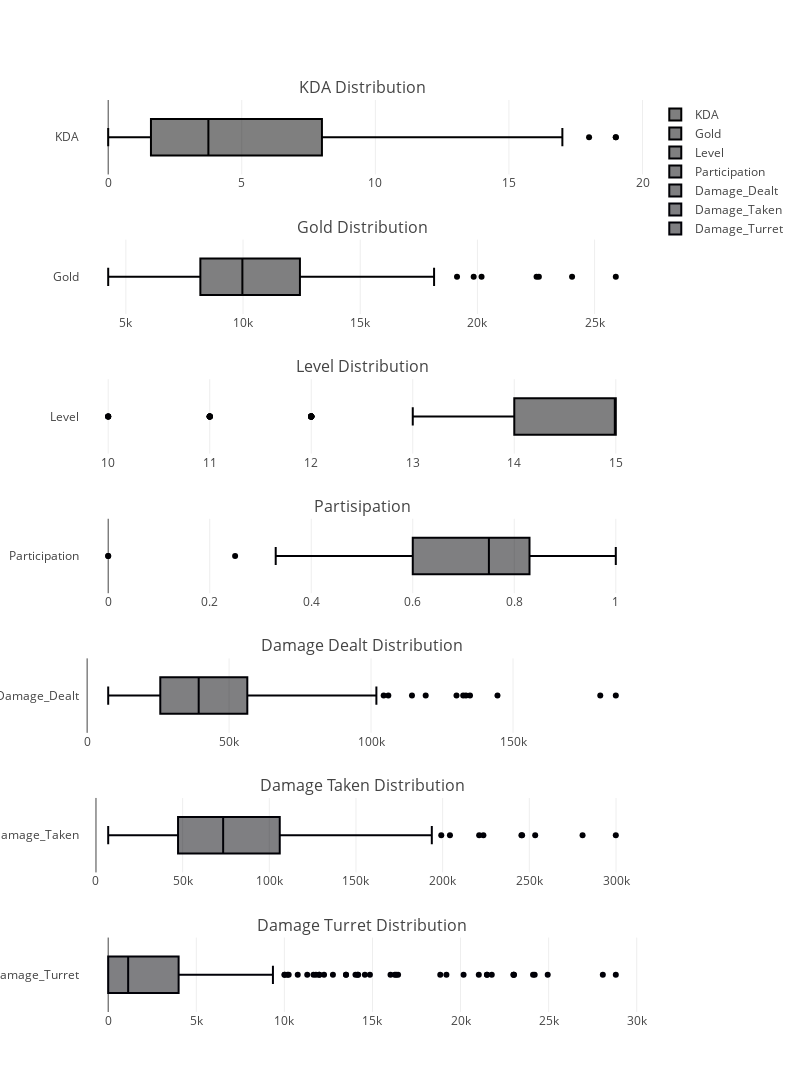

This figure's notebook cell:
### Code cell
# make a bar graph for each feature using plotly express to check the distribution of each feature
import plotly.express as px
import plotly.graph_objects as go
from plotly.subplots import make_subplots

# make a box graph
fig = make_subplots(rows=7, cols=1, shared_yaxes=True, subplot_titles=('KDA Distribution', 'Gold Distribution', 'Level Distribution', 'Partisipation','Damage Dealt Distribution', 'Damage Taken Distribution', 'Damage Turret Distribution'))
fig.add_trace(go.Box(x=all_players['KDA'], name='KDA'), row=1, col=1)
fig.add_trace(go.Box(x=all_players['Gold'], name='Gold'), row=2, col=1)
fig.add_trace(go.Box(x=all_players['Level'], name='Level'), row=3, col=1)
fig.add_trace(go.Box(x=all_players['Partisipation'], name='Participation'), row=4, col=1)
fig.add_trace(go.Box(x=all_players['Damage_Dealt'], name='Damage_Dealt'), row=5, col=1)
fig.add_trace(go.Box(x=all_players['Damage_Taken'], name='Damage_Taken'), row=6, col=1)
fig.add_trace(go.Box(x=all_players['Damage_Turret'], name='Damage_Turret'), row=7, col=1)

fig.update_layout(height=1200, width=800)

fig.show()

### Figure 1 — Plotly figure (JSON) as saved in the notebook; plotly's stock layout.template omitted (floating-point values rounded to 4 significant figures; data arrays with more than 128 entries replaced by an {"elided": "..."} marker saying what was removed)
{"data": [{"name": "KDA", "type": "box", "x": {"elided": "250 float values"}, "xaxis": "x", "yaxis": "y"}, {"name": "Gold", "type": "box", "x": {"elided": "250 int values"}, "xaxis": "x2", "yaxis": "y2"}, {"name": "Level", "type": "box", "x": {"elided": "250 int values"}, "xaxis": "x3", "yaxis": "y3"}, {"name": "Participation", "type": "box", "x": {"elided": "250 float values"}, "xaxis": "x4", "yaxis": "y4"}, {"name": "Damage_Dealt", "type": "box", "x": {"elided": "250 int values"}, "xaxis": "x5", "yaxis": "y5"}, {"name": "Damage_Taken", "type": "box", "x": {"elided": "250 int values"}, "xaxis": "x6", "yaxis": "y6"}, {"name": "Damage_Turret", "type": "box", "x": {"elided": "250 int values"}, "xaxis": "x7", "yaxis": "y7"}], "layout": {"annotations": [{"font": {"size": 16}, "showarrow": false, "text": "KDA Distribution", "x": 0.5, "xanchor": "center", "xref": "paper", "y": 1.0, "yanchor": "bottom", "yref": "paper"}, {"font": {"size": 16}, "showarrow": false, "text": "Gold Distribution", "x": 0.5, "xanchor": "center", "xref": "paper", "y": 0.8469, "yanchor": "bottom", "yref": "paper"}, {"font": {"size": 16}, "showarrow": false, "text": "Level Distribution", "x": 0.5, "xanchor": "center", "xref": "paper", "y": 0.6939, "yanchor": "bottom", "yref": "paper"}, {"font": {"size": 16}, "showarrow": false, "text": "Partisipation", "x": 0.5, "xanchor": "center", "xref": "paper", "y": 0.5408, "yanchor": "bottom", "yref": "paper"}, {"font": {"size": 16}, "showarrow": false, "text": "Damage Dealt Distribution", "x": 0.5, "xanchor": "center", "xref": "paper", "y": 0.3878, "yanchor": "bottom", "yref": "paper"}, {"font": {"size": 16}, "showarrow": false, "text": "Damage Taken Distribution", "x": 0.5, "xanchor": "center", "xref": "paper", "y": 0.2347, "yanchor": "bottom", "yref": "paper"}, {"font": {"size": 16}, "showarrow": false, "text": "Damage Turret Distribution", "x": 0.5, "xanchor": "center", "xref": "paper", "y": 0.08163, "yanchor": "bottom", "yref": "paper"}], "height": 1200, "width": 800, "xaxis": {"anchor": "y", "domain": [0, 1]}, "xaxis2": {"anchor": "y2", "domain": [0, 1]}, "xaxis3": {"anchor": "y3", "domain": [0, 1]}, "xaxis4": {"anchor": "y4", "domain": [0, 1]}, "xaxis5": {"anchor": "y5", "domain": [0, 1]}, "xaxis6": {"anchor": "y6", "domain": [0, 1]}, "xaxis7": {"anchor": "y7", "domain": [0, 1]}, "yaxis": {"anchor": "x", "domain": [0.9184, 1.0]}, "yaxis2": {"anchor": "x2", "domain": [0.7653, 0.8469]}, "yaxis3": {"anchor": "x3", "domain": [0.6122, 0.6939]}, "yaxis4": {"anchor": "x4", "domain": [0.4592, 0.5408]}, "yaxis5": {"anchor": "x5", "domain": [0.3061, 0.3878]}, "yaxis6": {"anchor": "x6", "domain": [0.1531, 0.2347]}, "yaxis7": {"anchor": "x7", "domain": [0, 0.08163]}}}
